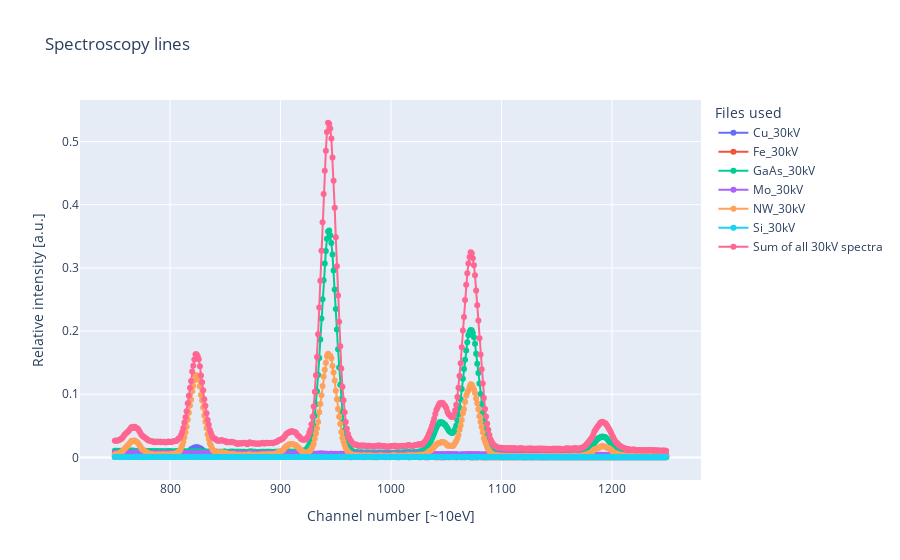

Notebook source saved alongside this figure:
### Code cell
plotly_plot_multiple_spectra(only30, start=750, stop=1250, split=None)

### Figure 1 — Plotly figure (JSON) as saved in the notebook; plotly's stock layout.template omitted (floating-point values rounded to 4 significant figures; data arrays with more than 128 entries replaced by an {"elided": "..."} marker saying what was removed)
{"data": [{"mode": "lines+markers", "name": "Cu_30kV", "type": "scatter", "x": {"elided": "500 int values"}, "y": {"elided": "500 float values"}}, {"mode": "lines+markers", "name": "Fe_30kV", "type": "scatter", "x": {"elided": "500 int values"}, "y": {"elided": "500 float values"}}, {"mode": "lines+markers", "name": "GaAs_30kV", "type": "scatter", "x": {"elided": "500 int values"}, "y": {"elided": "500 float values"}}, {"mode": "lines+markers", "name": "Mo_30kV", "type": "scatter", "x": {"elided": "500 int values"}, "y": {"elided": "500 float values"}}, {"mode": "lines+markers", "name": "NW_30kV", "type": "scatter", "x": {"elided": "500 int values"}, "y": {"elided": "500 float values"}}, {"mode": "lines+markers", "name": "Si_30kV", "type": "scatter", "x": {"elided": "500 int values"}, "y": {"elided": "500 float values"}}, {"mode": "lines+markers", "name": "Sum of all 30kV spectra", "type": "scatter", "x": {"elided": "500 int values"}, "y": {"elided": "500 float values"}}], "layout": {"legend": {"title": {"text": "Files used"}}, "title": {"text": "Spectroscopy lines"}, "xaxis": {"title": {"text": "Channel number [~10eV]"}}, "yaxis": {"title": {"text": "Relative intensity [a.u.]"}}}}
